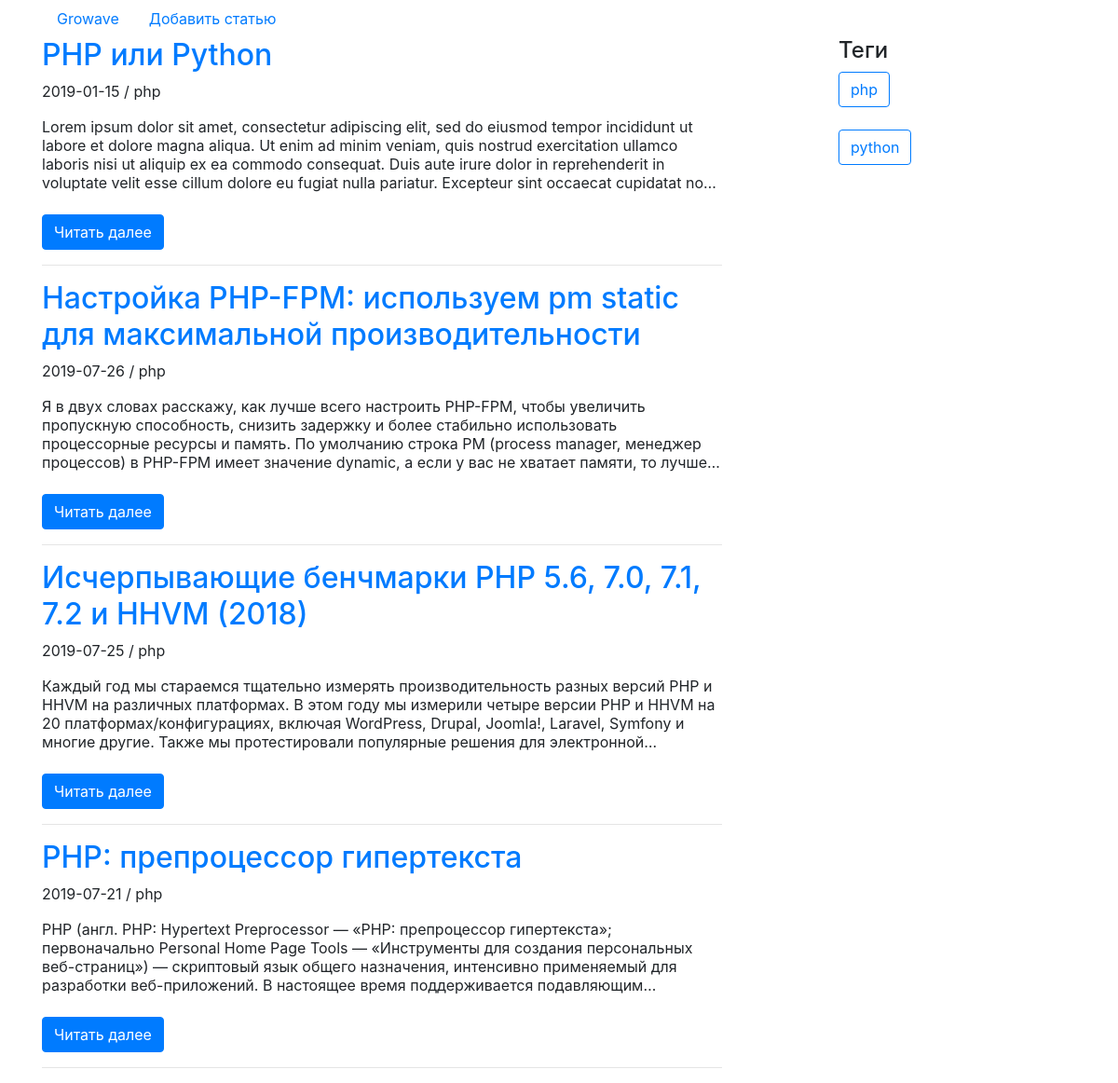
/page?id_tag=1, run on the app's committed database.
### tables this page shows
CREATE TABLE `articles_tags` (
  `id` int(11) NOT NULL,
  `id_tag` int(11) NOT NULL,
  `id_article` int(11) NOT NULL
);

CREATE TABLE `articles` (
  `id` int(11) NOT NULL,
  `title` varchar(200) NOT NULL,
  `text` text NOT NULL,
  `date` date NOT NULL
);

CREATE TABLE `tags` (
  `id_tag` int(11) NOT NULL,
  `tag` varchar(200) NOT NULL
);

### application/controllers/MainController.php (called while the page is built, shortened)
<?php
class MainController extends Controller
{
    public function pageAction()
    {
        $model = new Main();
        $tags = $model->getTags();
        if(isset($_GET['id_tag'])) {
            $articles = $model->getArticles($_GET['id_tag']);
        }
        $this->view->render('page', [
            'tags' => $tags,
            'articles' => $articles,
        ]);
    }
}

### index.php (called while the page is built, shortened)
<?php
$router = new Router;
$router->run();

### application/config/db.php (called while the page is built)
<?php
return [
	'host' => 'growave',
	'name' => 'growave',
	'user' => 'root',
	'password' => '',
];

### application/lib/Db.php (called while the page is built, shortened)
<?php
class Db
{
	protected $db;
	public function __construct()
	{
		$config = require 'application/config/db.php';
		$this->db = new PDO('mysql:host='.$config['host'].';dbname='.$config['name'].'', $config['user'], $config['password']);
	}
	public function query($sql, $params = [])
	{
		$stmt = $this->db->prepare($sql);
		$stmt->execute();
		return $stmt;
	}
	public function row($sql, $params = [])
	{
		$result = $this->query($sql, $params);
		return $result->fetchAll(PDO::FETCH_ASSOC);
	}
}

### application/core/Model.php (called while the page is built, shortened)
<?php
abstract class Model {
	public function __construct() {
		$this->db = new Db;
	}
}

### application/models/Main.php (called while the page is built, shortened)
<?php
class Main extends Model
{
	public function getTags()
    {
    	$tag = "SELECT tags.tag, tags.id_tag, COUNT(articles_tags.id_article) as count FROM articles_tags RIGHT JOIN tags
		ON tags.id_tag = articles_tags.id_tag
		GROUP BY tags.id_tag";
		$rows = $this->db->row($tag);
		return $rows;
    }
    public function getArticles($id)
    {
    	$tags = ("SELECT * FROM articles LEFT JOIN articles_tags ON articles_tags.id_article = articles.id RIGHT JOIN tags ON tags.id_tag = articles_tags.id_tag WHERE articles_tags.id_tag = '$id' ORDER BY articles.id DESC");
        $rows = $this->db->row($tags);
        return $rows;
    }
}

### application/views/main/page.php (the view, shortened to what this page needs)
<div class="blog_post">
	<?php foreach ($articles as $val): ?>
						<h2 class="blog-post-title"><a href="/articles/<?php echo $val['id_article']; ?>"><?php echo $val['title']; ?></a></h2>
						<p class="blog-post-meta"><?php echo htmlspecialchars($val['date'], ENT_QUOTES); ?>  /
							<?php echo htmlspecialchars($val['tag']); ?>
						</p>
						<div class="cope_text line-clamp">
    						<p><?php echo htmlspecialchars($val['text'], ENT_QUOTES); ?></p>
						</div>
						<br>
						<a class="btn btn-primary" href="/articles/<?php echo $val['id_article']; ?>">Читать далее</a>
						<hr>
	<?php endforeach; ?>
</div>

### application/views/layouts/default.php (shortened to what this page needs)
<!DOCTYPE html>
<html>
<head>
	<link rel="stylesheet" type="text/css" href="/public/css/main.css">
	<link rel="stylesheet" href="https://stackpath.bootstrapcdn.com/bootstrap/4.3.1/css/bootstrap.min.css">
</head>
<body>
	<div class="blog-masthead">
		<div class="container">
			<nav class="nav">
				<a class="nav-link active" href="/">Growave</a>
				<a class="nav-link" href="/add">Добавить статью</a>
			</nav>
		</div>
	</div>
		<div class="container">
				<div class="row">
					<div class="col-sm-8 blog-main">
						<?php echo $content; ?>
					</div>
					<div class="col-sm-3 offset-sm-1 blog-sidebar">
						<div class="sidebar-module">
							<h4>Теги</h4>
							<? if($tags) :?>
							<ol class="list-unstyled">
								<? foreach ($tags as $item) :?>
								<li><a class="btn btn-outline-primary" href="/page?id_tag=<?=$item['id_tag']?>"><?=$item['tag']?></a></li><br>
							<? endforeach; ?>
							</ol>
						<? endif; ?>
						</div>
					</div>
				</div>
			</div>
</html>

### public/css/main.css (style rules this page uses)
.cope_text { overflow: hidden; line-height: 20px; }
.cope_text p { margin: 0 0 0 0; }
.line-clamp { display: -webkit-box; -webkit-line-clamp: 4; -webkit-box-orient: vertical; }

### data on the page
articles_tags: id_article.title "PHP или Python", id_article.date "2019-01-15", id_tag.tag "php", id_article.text "Lorem ipsum dolor sit amet, consectetur adipiscing elit, sed do eiusmod tempor incididunt ut labore et dolore magna aliqua. Ut enim ad minim veniam, quis nostrud exercitation ullamco laboris nisi ut aliquip ex ea commodo consequat. Duis aute irure dolor in reprehenderit in voluptate velit esse cillum dolore eu fugiat nulla pariatur. Excepteur sint occaecat cupidatat…"
articles_tags: id_article.title "Настройка PHP-FPM: используем pm static для максимальной производительности", id_article.date "2019-07-26", id_tag.tag "php", id_article.text "Я в двух словах расскажу, как лучше всего настроить PHP-FPM, чтобы увеличить пропускную способность, снизить задержку и более стабильно использовать процессорные ресурсы и память. По умолчанию строка PM (process manager, менеджер процессов) в PHP-FPM имеет значение dynamic, а если у вас не хватает памяти, то…"
articles_tags: id_article.title "Исчерпывающие бенчмарки PHP 5.6, 7.0, 7.1, 7.2 и HHVM (2018)", id_article.date "2019-07-25", id_tag.tag "php", id_article.text "Каждый год мы стараемся тщательно измерять производительность разных версий PHP и HHVM на различных платформах. В этом году мы измерили четыре версии PHP и HHVM на 20 платформах/конфигурациях, включая WordPress, Drupal, Joomla!, Laravel, Symfony и многие другие. Также мы протестировали популярные решения для…"
articles_tags: id_article.title "PHP: препроцессор гипертекста", id_article.date "2019-07-21", id_tag.tag "php", id_article.text "PHP (англ. PHP: Hypertext Preprocessor — «PHP: препроцессор гипертекста»; первоначально Personal Home Page Tools — «Инструменты для создания персональных веб-страниц») — скриптовый язык общего назначения, интенсивно применяемый для разработки веб-приложений. В настоящее время поддерживается…"
tags: tag "php"
tags: tag "python"
